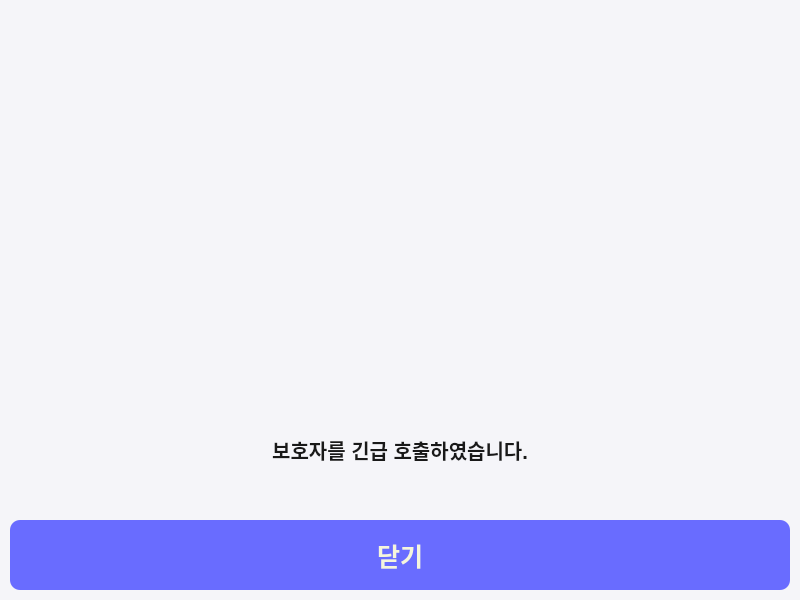
<?xml version="1.0" encoding="UTF-8"?>
<ui version="4.0">
 <class>emrgcallwindow</class>
 <widget class="QWidget" name="emrgcallwindow">
  <property name="geometry">
   <rect>
    <x>0</x>
    <y>0</y>
    <width>800</width>
    <height>600</height>
   </rect>
  </property>
  <property name="windowTitle">
   <string>Form</string>
  </property>
  <property name="styleSheet">
   <string notr="true">background-color: rgb(245, 245, 249);</string>
  </property>
  <widget class="QLabel" name="description">
   <property name="geometry">
    <rect>
     <x>0</x>
     <y>400</y>
     <width>800</width>
     <height>100</height>
    </rect>
   </property>
   <property name="autoFillBackground">
    <bool>false</bool>
   </property>
   <property name="styleSheet">
    <string notr="true">
color: rgb(25, 25, 25);
font: bold 20px</string>
   </property>
   <property name="text">
    <string>보호자를 긴급 호출하였습니다.</string>
   </property>
   <property name="alignment">
    <set>Qt::AlignCenter</set>
   </property>
  </widget>
  <widget class="QPushButton" name="back">
   <property name="geometry">
    <rect>
     <x>10</x>
     <y>520</y>
     <width>780</width>
     <height>70</height>
    </rect>
   </property>
   <property name="styleSheet">
    <string notr="true">border-radius: 10px;
background-color: rgb(105, 108, 255);
color: beige;
font: bold 25px
</string>
   </property>
   <property name="text">
    <string>닫기</string>
   </property>
  </widget>
  <widget class="QLabel" name="emrgicon">
   <property name="geometry">
    <rect>
     <x>0</x>
     <y>0</y>
     <width>800</width>
     <height>400</height>
    </rect>
   </property>
   <property name="styleSheet">
    <string notr="true">font: 700 48pt &quot;NanumBarunGothic&quot;;</string>
   </property>
   <property name="text">
    <string/>
   </property>
   <property name="pixmap">
    <pixmap resource="resource.qrc">:/icon/emrgicon.png</pixmap>
   </property>
   <property name="alignment">
    <set>Qt::AlignCenter</set>
   </property>
  </widget>
 </widget>
 <resources>
  <include location="resource.qrc"/>
 </resources>
 <connections/>
</ui>
